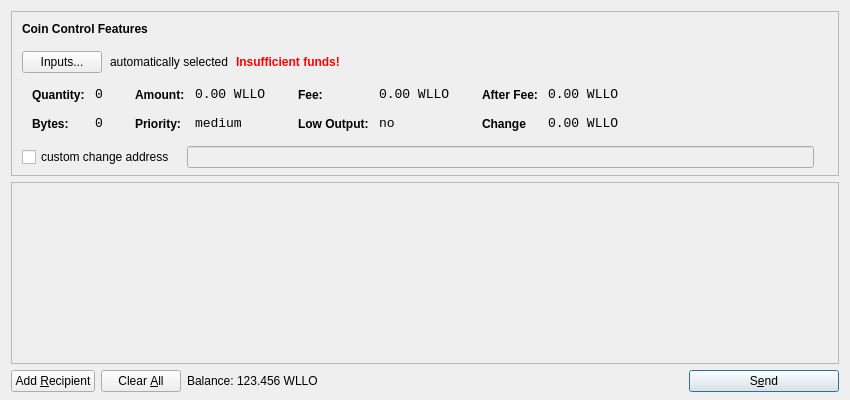
<?xml version="1.0" encoding="UTF-8"?>
<ui version="4.0">
 <class>SendCoinsDialog</class>
 <widget class="QDialog" name="SendCoinsDialog">
  <property name="geometry">
   <rect>
    <x>0</x>
    <y>0</y>
    <width>850</width>
    <height>400</height>
   </rect>
  </property>
  <property name="windowTitle">
   <string>Send Coins</string>
  </property>
  <layout class="QVBoxLayout" name="verticalLayout" stretch="0,1,0">
   <property name="bottomMargin">
    <number>8</number>
   </property>
   <item>
    <widget class="QFrame" name="frameCoinControl">
     <property name="sizePolicy">
      <sizepolicy hsizetype="Expanding" vsizetype="Expanding">
       <horstretch>0</horstretch>
       <verstretch>0</verstretch>
      </sizepolicy>
     </property>
     <property name="maximumSize">
      <size>
       <width>16777215</width>
       <height>16777215</height>
      </size>
     </property>
     <property name="frameShape">
      <enum>QFrame::StyledPanel</enum>
     </property>
     <property name="frameShadow">
      <enum>QFrame::Sunken</enum>
     </property>
     <layout class="QVBoxLayout" name="verticalLayoutCoinControl2">
      <property name="spacing">
       <number>-1</number>
      </property>
      <property name="leftMargin">
       <number>0</number>
      </property>
      <property name="topMargin">
       <number>0</number>
      </property>
      <property name="rightMargin">
       <number>0</number>
      </property>
      <property name="bottomMargin">
       <number>6</number>
      </property>
      <item>
       <layout class="QVBoxLayout" name="verticalLayoutCoinControl" stretch="0,0,0,0,1">
        <property name="spacing">
         <number>0</number>
        </property>
        <property name="leftMargin">
         <number>10</number>
        </property>
        <property name="topMargin">
         <number>10</number>
        </property>
        <item>
         <layout class="QHBoxLayout" name="horizontalLayoutCoinControl1">
          <property name="bottomMargin">
           <number>15</number>
          </property>
          <item>
           <widget class="QLabel" name="labelCoinControlFeatures">
            <property name="sizePolicy">
             <sizepolicy hsizetype="Preferred" vsizetype="Maximum">
              <horstretch>0</horstretch>
              <verstretch>0</verstretch>
             </sizepolicy>
            </property>
            <property name="font">
             <font>
              <weight>75</weight>
              <bold>true</bold>
             </font>
            </property>
            <property name="styleSheet">
             <string notr="true">font-weight:bold;</string>
            </property>
            <property name="text">
             <string>Coin Control Features</string>
            </property>
           </widget>
          </item>
         </layout>
        </item>
        <item>
         <layout class="QHBoxLayout" name="horizontalLayoutCoinControl2" stretch="0,0,0,0">
          <property name="spacing">
           <number>8</number>
          </property>
          <property name="bottomMargin">
           <number>10</number>
          </property>
          <item>
           <widget class="QPushButton" name="pushButtonCoinControl">
            <property name="styleSheet">
             <string notr="true"/>
            </property>
            <property name="text">
             <string>Inputs...</string>
            </property>
           </widget>
          </item>
          <item>
           <widget class="QLabel" name="labelCoinControlAutomaticallySelected">
            <property name="text">
             <string>automatically selected</string>
            </property>
            <property name="margin">
             <number>5</number>
            </property>
           </widget>
          </item>
          <item>
           <widget class="QLabel" name="labelCoinControlInsuffFunds">
            <property name="font">
             <font>
              <weight>75</weight>
              <bold>true</bold>
             </font>
            </property>
            <property name="styleSheet">
             <string notr="true">color:red;font-weight:bold;</string>
            </property>
            <property name="text">
             <string>Insufficient funds!</string>
            </property>
            <property name="margin">
             <number>5</number>
            </property>
           </widget>
          </item>
          <item>
           <spacer name="horizontalSpacerCoinControl">
            <property name="orientation">
             <enum>Qt::Horizontal</enum>
            </property>
            <property name="sizeHint" stdset="0">
             <size>
              <width>40</width>
              <height>1</height>
             </size>
            </property>
           </spacer>
          </item>
         </layout>
        </item>
        <item>
         <widget class="QWidget" name="widgetCoinControl" native="true">
          <property name="sizePolicy">
           <sizepolicy hsizetype="Preferred" vsizetype="Preferred">
            <horstretch>0</horstretch>
            <verstretch>0</verstretch>
           </sizepolicy>
          </property>
          <property name="minimumSize">
           <size>
            <width>0</width>
            <height>0</height>
           </size>
          </property>
          <property name="styleSheet">
           <string notr="true"/>
          </property>
          <layout class="QHBoxLayout" name="horizontalLayoutCoinControl5">
           <property name="leftMargin">
            <number>0</number>
           </property>
           <property name="topMargin">
            <number>0</number>
           </property>
           <property name="rightMargin">
            <number>0</number>
           </property>
           <property name="bottomMargin">
            <number>0</number>
           </property>
           <item>
            <layout class="QHBoxLayout" name="horizontalLayoutCoinControl3" stretch="0,0,0,1">
             <property name="spacing">
              <number>20</number>
             </property>
             <property name="topMargin">
              <number>0</number>
             </property>
             <property name="bottomMargin">
              <number>10</number>
             </property>
             <item>
              <layout class="QFormLayout" name="formLayoutCoinControl1">
               <property name="horizontalSpacing">
                <number>10</number>
               </property>
               <property name="verticalSpacing">
                <number>14</number>
               </property>
               <property name="leftMargin">
                <number>10</number>
               </property>
               <property name="topMargin">
                <number>4</number>
               </property>
               <property name="rightMargin">
                <number>6</number>
               </property>
               <item row="0" column="0">
                <widget class="QLabel" name="labelCoinControlQuantityText">
                 <property name="styleSheet">
                  <string notr="true">font-weight:bold;</string>
                 </property>
                 <property name="text">
                  <string>Quantity:</string>
                 </property>
                 <property name="margin">
                  <number>0</number>
                 </property>
                </widget>
               </item>
               <item row="0" column="1">
                <widget class="QLabel" name="labelCoinControlQuantity">
                 <property name="font">
                  <font>
                   <family>Monospace</family>
                   <pointsize>10</pointsize>
                  </font>
                 </property>
                 <property name="cursor">
                  <cursorShape>IBeamCursor</cursorShape>
                 </property>
                 <property name="contextMenuPolicy">
                  <enum>Qt::ActionsContextMenu</enum>
                 </property>
                 <property name="text">
                  <string>0</string>
                 </property>
                 <property name="margin">
                  <number>0</number>
                 </property>
                 <property name="textInteractionFlags">
                  <set>Qt::LinksAccessibleByMouse|Qt::TextSelectableByKeyboard|Qt::TextSelectableByMouse</set>
                 </property>
                </widget>
               </item>
               <item row="1" column="0">
                <widget class="QLabel" name="labelCoinControlBytesText">
                 <property name="styleSheet">
                  <string notr="true">font-weight:bold;</string>
                 </property>
                 <property name="text">
                  <string>Bytes:</string>
                 </property>
                </widget>
               </item>
               <item row="1" column="1">
                <widget class="QLabel" name="labelCoinControlBytes">
                 <property name="font">
                  <font>
                   <family>Monospace</family>
                   <pointsize>10</pointsize>
                  </font>
                 </property>
                 <property name="cursor">
                  <cursorShape>IBeamCursor</cursorShape>
                 </property>
                 <property name="contextMenuPolicy">
                  <enum>Qt::ActionsContextMenu</enum>
                 </property>
                 <property name="text">
                  <string>0</string>
                 </property>
                 <property name="textInteractionFlags">
                  <set>Qt::LinksAccessibleByMouse|Qt::TextSelectableByKeyboard|Qt::TextSelectableByMouse</set>
                 </property>
                </widget>
               </item>
              </layout>
             </item>
             <item>
              <layout class="QFormLayout" name="formLayoutCoinControl2">
               <property name="horizontalSpacing">
                <number>10</number>
               </property>
               <property name="verticalSpacing">
                <number>14</number>
               </property>
               <property name="leftMargin">
                <number>6</number>
               </property>
               <property name="topMargin">
                <number>4</number>
               </property>
               <property name="rightMargin">
                <number>6</number>
               </property>
               <item row="0" column="0">
                <widget class="QLabel" name="labelCoinControlAmountText">
                 <property name="styleSheet">
                  <string notr="true">font-weight:bold;</string>
                 </property>
                 <property name="text">
                  <string>Amount:</string>
                 </property>
                 <property name="margin">
                  <number>0</number>
                 </property>
                </widget>
               </item>
               <item row="0" column="1">
                <widget class="QLabel" name="labelCoinControlAmount">
                 <property name="font">
                  <font>
                   <family>Monospace</family>
                   <pointsize>10</pointsize>
                  </font>
                 </property>
                 <property name="cursor">
                  <cursorShape>IBeamCursor</cursorShape>
                 </property>
                 <property name="contextMenuPolicy">
                  <enum>Qt::ActionsContextMenu</enum>
                 </property>
                 <property name="text">
                  <string>0.00 WLLO</string>
                 </property>
                 <property name="textInteractionFlags">
                  <set>Qt::LinksAccessibleByMouse|Qt::TextSelectableByKeyboard|Qt::TextSelectableByMouse</set>
                 </property>
                </widget>
               </item>
               <item row="1" column="0">
                <widget class="QLabel" name="labelCoinControlPriorityText">
                 <property name="styleSheet">
                  <string notr="true">font-weight:bold;</string>
                 </property>
                 <property name="text">
                  <string>Priority:</string>
                 </property>
                </widget>
               </item>
               <item row="1" column="1">
                <widget class="QLabel" name="labelCoinControlPriority">
                 <property name="font">
                  <font>
                   <family>Monospace</family>
                   <pointsize>10</pointsize>
                  </font>
                 </property>
                 <property name="cursor">
                  <cursorShape>IBeamCursor</cursorShape>
                 </property>
                 <property name="contextMenuPolicy">
                  <enum>Qt::ActionsContextMenu</enum>
                 </property>
                 <property name="text">
                  <string>medium</string>
                 </property>
                 <property name="textInteractionFlags">
                  <set>Qt::LinksAccessibleByMouse|Qt::TextSelectableByKeyboard|Qt::TextSelectableByMouse</set>
                 </property>
                </widget>
               </item>
              </layout>
             </item>
             <item>
              <layout class="QFormLayout" name="formLayoutCoinControl3">
               <property name="horizontalSpacing">
                <number>10</number>
               </property>
               <property name="verticalSpacing">
                <number>14</number>
               </property>
               <property name="leftMargin">
                <number>6</number>
               </property>
               <property name="topMargin">
                <number>4</number>
               </property>
               <property name="rightMargin">
                <number>6</number>
               </property>
               <item row="0" column="0">
                <widget class="QLabel" name="labelCoinControlFeeText">
                 <property name="styleSheet">
                  <string notr="true">font-weight:bold;</string>
                 </property>
                 <property name="text">
                  <string>Fee:</string>
                 </property>
                 <property name="margin">
                  <number>0</number>
                 </property>
                </widget>
               </item>
               <item row="0" column="1">
                <widget class="QLabel" name="labelCoinControlFee">
                 <property name="font">
                  <font>
                   <family>Monospace</family>
                   <pointsize>10</pointsize>
                  </font>
                 </property>
                 <property name="cursor">
                  <cursorShape>IBeamCursor</cursorShape>
                 </property>
                 <property name="contextMenuPolicy">
                  <enum>Qt::ActionsContextMenu</enum>
                 </property>
                 <property name="text">
                  <string>0.00 WLLO</string>
                 </property>
                 <property name="textInteractionFlags">
                  <set>Qt::LinksAccessibleByMouse|Qt::TextSelectableByKeyboard|Qt::TextSelectableByMouse</set>
                 </property>
                </widget>
               </item>
               <item row="1" column="0">
                <widget class="QLabel" name="labelCoinControlLowOutputText">
                 <property name="styleSheet">
                  <string notr="true">font-weight:bold;</string>
                 </property>
                 <property name="text">
                  <string>Low Output:</string>
                 </property>
                </widget>
               </item>
               <item row="1" column="1">
                <widget class="QLabel" name="labelCoinControlLowOutput">
                 <property name="font">
                  <font>
                   <family>Monospace</family>
                   <pointsize>10</pointsize>
                  </font>
                 </property>
                 <property name="cursor">
                  <cursorShape>IBeamCursor</cursorShape>
                 </property>
                 <property name="contextMenuPolicy">
                  <enum>Qt::ActionsContextMenu</enum>
                 </property>
                 <property name="text">
                  <string>no</string>
                 </property>
                 <property name="textInteractionFlags">
                  <set>Qt::LinksAccessibleByMouse|Qt::TextSelectableByKeyboard|Qt::TextSelectableByMouse</set>
                 </property>
                </widget>
               </item>
              </layout>
             </item>
             <item>
              <layout class="QFormLayout" name="formLayoutCoinControl4">
               <property name="horizontalSpacing">
                <number>10</number>
               </property>
               <property name="verticalSpacing">
                <number>14</number>
               </property>
               <property name="leftMargin">
                <number>6</number>
               </property>
               <property name="topMargin">
                <number>4</number>
               </property>
               <property name="rightMargin">
                <number>6</number>
               </property>
               <item row="0" column="0">
                <widget class="QLabel" name="labelCoinControlAfterFeeText">
                 <property name="styleSheet">
                  <string notr="true">font-weight:bold;</string>
                 </property>
                 <property name="text">
                  <string>After Fee:</string>
                 </property>
                 <property name="margin">
                  <number>0</number>
                 </property>
                </widget>
               </item>
               <item row="0" column="1">
                <widget class="QLabel" name="labelCoinControlAfterFee">
                 <property name="font">
                  <font>
                   <family>Monospace</family>
                   <pointsize>10</pointsize>
                  </font>
                 </property>
                 <property name="cursor">
                  <cursorShape>IBeamCursor</cursorShape>
                 </property>
                 <property name="contextMenuPolicy">
                  <enum>Qt::ActionsContextMenu</enum>
                 </property>
                 <property name="text">
                  <string>0.00 WLLO</string>
                 </property>
                 <property name="textInteractionFlags">
                  <set>Qt::LinksAccessibleByMouse|Qt::TextSelectableByKeyboard|Qt::TextSelectableByMouse</set>
                 </property>
                </widget>
               </item>
               <item row="1" column="0">
                <widget class="QLabel" name="labelCoinControlChangeText">
                 <property name="styleSheet">
                  <string notr="true">font-weight:bold;</string>
                 </property>
                 <property name="text">
                  <string>Change</string>
                 </property>
                </widget>
               </item>
               <item row="1" column="1">
                <widget class="QLabel" name="labelCoinControlChange">
                 <property name="font">
                  <font>
                   <family>Monospace</family>
                   <pointsize>10</pointsize>
                  </font>
                 </property>
                 <property name="cursor">
                  <cursorShape>IBeamCursor</cursorShape>
                 </property>
                 <property name="contextMenuPolicy">
                  <enum>Qt::ActionsContextMenu</enum>
                 </property>
                 <property name="text">
                  <string>0.00 WLLO</string>
                 </property>
                 <property name="textInteractionFlags">
                  <set>Qt::LinksAccessibleByMouse|Qt::TextSelectableByKeyboard|Qt::TextSelectableByMouse</set>
                 </property>
                </widget>
               </item>
              </layout>
             </item>
            </layout>
           </item>
          </layout>
         </widget>
        </item>
        <item>
         <layout class="QHBoxLayout" name="horizontalLayoutCoinControl4" stretch="0,0,0">
          <property name="spacing">
           <number>12</number>
          </property>
          <property name="sizeConstraint">
           <enum>QLayout::SetDefaultConstraint</enum>
          </property>
          <property name="topMargin">
           <number>5</number>
          </property>
          <property name="rightMargin">
           <number>5</number>
          </property>
          <item>
           <widget class="QCheckBox" name="checkBoxCoinControlChange">
            <property name="text">
             <string>custom change address</string>
            </property>
           </widget>
          </item>
          <item>
           <widget class="QLineEdit" name="lineEditCoinControlChange">
            <property name="enabled">
             <bool>false</bool>
            </property>
            <property name="sizePolicy">
             <sizepolicy hsizetype="Expanding" vsizetype="Fixed">
              <horstretch>0</horstretch>
              <verstretch>0</verstretch>
             </sizepolicy>
            </property>
           </widget>
          </item>
          <item>
           <widget class="QLabel" name="labelCoinControlChangeLabel">
            <property name="sizePolicy">
             <sizepolicy hsizetype="Preferred" vsizetype="Expanding">
              <horstretch>0</horstretch>
              <verstretch>0</verstretch>
             </sizepolicy>
            </property>
            <property name="minimumSize">
             <size>
              <width>0</width>
              <height>0</height>
             </size>
            </property>
            <property name="text">
             <string/>
            </property>
            <property name="margin">
             <number>3</number>
            </property>
           </widget>
          </item>
         </layout>
        </item>
        <item>
         <spacer name="verticalSpacerCoinControl">
          <property name="orientation">
           <enum>Qt::Vertical</enum>
          </property>
          <property name="sizeHint" stdset="0">
           <size>
            <width>800</width>
            <height>1</height>
           </size>
          </property>
         </spacer>
        </item>
       </layout>
      </item>
     </layout>
    </widget>
   </item>
   <item>
    <widget class="QScrollArea" name="scrollArea">
     <property name="widgetResizable">
      <bool>true</bool>
     </property>
     <widget class="QWidget" name="scrollAreaWidgetContents">
      <property name="geometry">
       <rect>
        <x>0</x>
        <y>0</y>
        <width>824</width>
        <height>141</height>
       </rect>
      </property>
      <layout class="QVBoxLayout" name="verticalLayout_2">
       <property name="leftMargin">
        <number>0</number>
       </property>
       <property name="topMargin">
        <number>0</number>
       </property>
       <property name="rightMargin">
        <number>0</number>
       </property>
       <property name="bottomMargin">
        <number>0</number>
       </property>
       <item>
        <layout class="QVBoxLayout" name="entries">
         <property name="spacing">
          <number>6</number>
         </property>
        </layout>
       </item>
       <item>
        <spacer name="verticalSpacer">
         <property name="orientation">
          <enum>Qt::Vertical</enum>
         </property>
         <property name="sizeHint" stdset="0">
          <size>
           <width>20</width>
           <height>40</height>
          </size>
         </property>
        </spacer>
       </item>
      </layout>
     </widget>
    </widget>
   </item>
   <item>
    <layout class="QHBoxLayout" name="horizontalLayout">
     <item>
      <widget class="QPushButton" name="addButton">
       <property name="toolTip">
        <string>Send to multiple recipients at once</string>
       </property>
       <property name="text">
        <string>Add &amp;Recipient</string>
       </property>
       <property name="icon">
        <iconset resource="../bitcoin.qrc">
         <normaloff>:/icons/add</normaloff>:/icons/add</iconset>
       </property>
       <property name="autoDefault">
        <bool>false</bool>
       </property>
      </widget>
     </item>
     <item>
      <widget class="QPushButton" name="clearButton">
       <property name="sizePolicy">
        <sizepolicy hsizetype="Minimum" vsizetype="Fixed">
         <horstretch>0</horstretch>
         <verstretch>0</verstretch>
        </sizepolicy>
       </property>
       <property name="toolTip">
        <string>Remove all transaction fields</string>
       </property>
       <property name="text">
        <string>Clear &amp;All</string>
       </property>
       <property name="icon">
        <iconset resource="../bitcoin.qrc">
         <normaloff>:/icons/remove</normaloff>:/icons/remove</iconset>
       </property>
       <property name="autoRepeatDelay">
        <number>300</number>
       </property>
       <property name="autoDefault">
        <bool>false</bool>
       </property>
      </widget>
     </item>
     <item>
      <layout class="QHBoxLayout" name="horizontalLayout_2">
       <property name="spacing">
        <number>3</number>
       </property>
       <item>
        <widget class="QLabel" name="label">
         <property name="sizePolicy">
          <sizepolicy hsizetype="Preferred" vsizetype="Fixed">
           <horstretch>0</horstretch>
           <verstretch>0</verstretch>
          </sizepolicy>
         </property>
         <property name="text">
          <string>Balance:</string>
         </property>
        </widget>
       </item>
       <item>
        <widget class="QLabel" name="labelBalance">
         <property name="sizePolicy">
          <sizepolicy hsizetype="Preferred" vsizetype="Fixed">
           <horstretch>0</horstretch>
           <verstretch>0</verstretch>
          </sizepolicy>
         </property>
         <property name="cursor">
          <cursorShape>IBeamCursor</cursorShape>
         </property>
         <property name="text">
          <string>123.456 WLLO</string>
         </property>
         <property name="textInteractionFlags">
          <set>Qt::LinksAccessibleByMouse|Qt::TextSelectableByKeyboard|Qt::TextSelectableByMouse</set>
         </property>
        </widget>
       </item>
      </layout>
     </item>
     <item>
      <spacer name="horizontalSpacer">
       <property name="orientation">
        <enum>Qt::Horizontal</enum>
       </property>
       <property name="sizeHint" stdset="0">
        <size>
         <width>40</width>
         <height>20</height>
        </size>
       </property>
      </spacer>
     </item>
     <item>
      <widget class="QPushButton" name="sendButton">
       <property name="minimumSize">
        <size>
         <width>150</width>
         <height>0</height>
        </size>
       </property>
       <property name="toolTip">
        <string>Confirm the send action</string>
       </property>
       <property name="text">
        <string>S&amp;end</string>
       </property>
       <property name="icon">
        <iconset resource="../bitcoin.qrc">
         <normaloff>:/icons/send</normaloff>:/icons/send</iconset>
       </property>
       <property name="default">
        <bool>true</bool>
       </property>
      </widget>
     </item>
    </layout>
   </item>
  </layout>
 </widget>
 <resources>
  <include location="../bitcoin.qrc"/>
 </resources>
 <connections/>
</ui>
